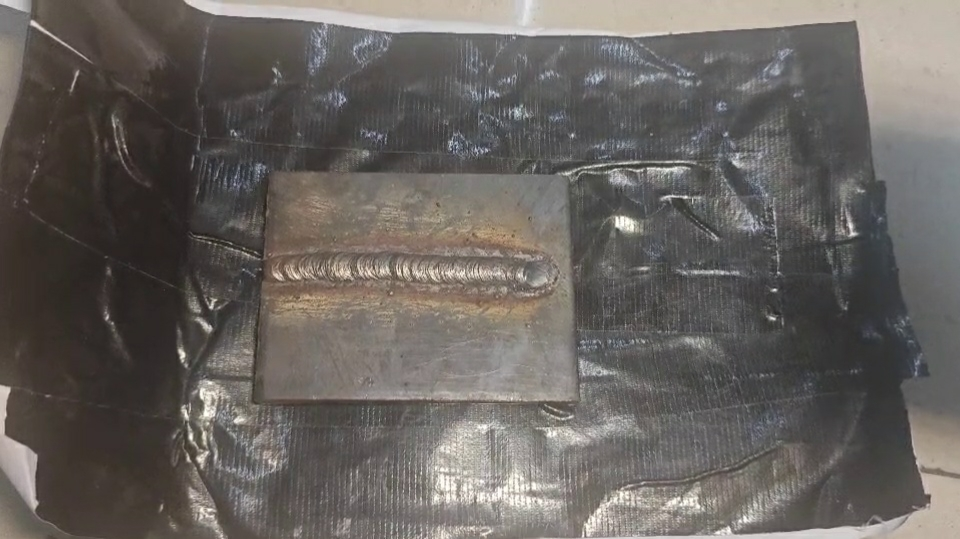
#> input picture 3dgs/data/ruler/images/frame_0002.jpg, 960 x 539 px; its folder holds only this picture in this run
$ python -i kuandu_jiance_qiqi.py   (imports and definitions only)
#> lines starting #> are read from the running program, lines starting #| are printed output that depends on the picture
# -*- coding: utf-8 -*-
"""
焊缝宽度检测模块
基于颜色规律的精确焊缝检测
"""

import cv2
import numpy as np
from typing import Dict, Optional, Tuple

# 暗-亮-暗连续性验证：在候选行两侧 [_NEAR..._FAR] 像素带里取均值，
# 焊缝行至少比这两段亮 _MIN_CONTRAST，否则视为孤立亮斑（反光带、飞溅）
_NEAR_OFFSET = 10
_FAR_OFFSET = 20
_MIN_CONTRAST = 25
# 验证失败时最多回退看前 N 个候选
_MAX_CANDIDATES = 5


def _pick_best_row(row_brightness: np.ndarray, fusion_score: np.ndarray) -> Tuple[int, int]:
    """按 fusion_score 降序找第一个通过暗-亮-暗连续性的行；都没过就退回最亮行。

    返回 (best_y, rejected_count)。rejected_count 是被暗-亮-暗筛掉的候选数，
    透传到 MJPEG 角标可视化，方便观察拟态过滤的实际工作量。
    """
    region_height = len(row_brightness)
    if region_height < 2 * _FAR_OFFSET + 1:
        # 搜索带太窄不足以做两侧采样，直接最亮
        return int(np.argmax(fusion_score)), 0

    candidates = np.argsort(fusion_score)[::-1][:_MAX_CANDIDATES]
    rejected = 0
    for cand in candidates:
        if cand < _FAR_OFFSET or cand >= region_height - _FAR_OFFSET:
            rejected += 1
            continue
        center_b = row_brightness[cand]
        above = row_brightness[cand - _FAR_OFFSET : cand - _NEAR_OFFSET].mean()
        below = row_brightness[cand + _NEAR_OFFSET + 1 : cand + _FAR_OFFSET + 1].mean()
        if center_b - above >= _MIN_CONTRAST and center_b - below >= _MIN_CONTRAST:
            return int(cand), rejected
        rejected += 1
    return int(np.argmax(fusion_score)), rejected


# 未标定兜底时的假设画面高度（cm），仅用于让宽度模块仍能跑出一个数；
# 任何依赖 mm 数值的判定都必须先看返回 dict 里的 calibrated 标志。
FALLBACK_IMAGE_HEIGHT_CM = 15.0


# 逐列采样找焊缝参数：沿 X 轴每 _COL_STEP 像素取一列，每列独立用 FWHM 找上下边界。
# 比"找一行最亮"鲁棒得多：单列噪声被多列平均抹掉，倾斜 / 弯曲焊缝也能贴合走向。
_COL_STEP = 30
_FWHM_RATIO = 0.5            # 半高全宽：peak * 0.5 作为上下边界阈值
_MIN_PEAK_BRIGHTNESS = 50    # 列内峰值太暗就当这列没焊缝；放宽到 50 兼容暗淡焊缝
_MIN_VALID_COLUMNS = 4       # 至少 4 列收敛才算找到焊缝；放宽到 4 兼容焊缝短的情况
_OUTLIER_CENTER_PX_RATIO = 0.04   # 列中心 y 偏离中位数超过帧高 * 这个比例剔除
_OUTLIER_THICK_RATIO = 0.6   # 列厚度偏离中位数超过这个比例剔除
# 焊缝粗定位的行均值平滑窗口：避免列 argmax 被画面其他亮区（充电宝、反光带）干扰。
# 整图行均值 → 平滑 → argmax 得到焊缝大致 Y 中心，然后列采样只在中心 ±band_radius 范围内
_ROW_SMOOTH_WIN = 31
# 默认搜索带半径（pixels_per_mm 可用时按 max_weld_mm * pixels_per_mm 计算覆盖物理厚度）
_DEFAULT_BAND_HEIGHT_RATIO = 0.15  # 帧高 15% 作 fallback 半径


# [144 lines left out: function detect_along_columns, not called in this run]


class PreciseWeldDetector:

    def __init__(
        self,
        debug: bool = False,
        image_height_cm: Optional[float] = None,
        pixels_per_mm: Optional[float] = None,
    ):
        self.debug = debug
        # pixels_per_mm 来自摄像头标定，存在时直接用；为 None 时退回
        # "假设画面高度 = image_height_cm" 的旧估算，输出标记 calibrated=False
        self.image_height_cm = image_height_cm if image_height_cm is not None else FALLBACK_IMAGE_HEIGHT_CM
        self.pixels_per_mm = pixels_per_mm
        if pixels_per_mm is None:
            print(
                f"[WARN] PreciseWeldDetector 未标定：假设画面高度 {self.image_height_cm:.1f}cm 估算 mm，"
                "结果带 calibrated=False；请走 /calibration 标定后才能当真实测量值用"
            )

    # [14 lines left out: function detect_columns, not called in this run]

    def enhanced_weld_detection(
        self,
        image: np.ndarray,
        roi_bbox: Optional[Tuple[int, int, int, int]] = None,
    ) -> Dict:
        """[legacy] 亮度梯度找焊缝行；roi_bbox 给定时只在该 y 区间里搜，没给就退回中心 1/3。

        保留作 fallback：新的 detect_columns 在某些图上不收敛时仍能跑出一个数。
        """
        height, width = image.shape[:2]
#> height = 539; width = 960

        if roi_bbox is not None:
            _, by1, _, by2 = roi_bbox
            top = max(0, int(by1))
            bottom = min(height, int(by2))
            if bottom - top < 3:
                # ROI 太窄就当 ROI 没建立
                roi_bbox = None
        if roi_bbox is None:
            center_y = height // 2
#> center_y = 269
            search_height = height // 3
#> search_height = 179
            top = max(0, center_y - search_height // 2)
#> top = 180
            bottom = min(height, center_y + search_height // 2)
#> bottom = 358

        center_region = image[top:bottom, :]
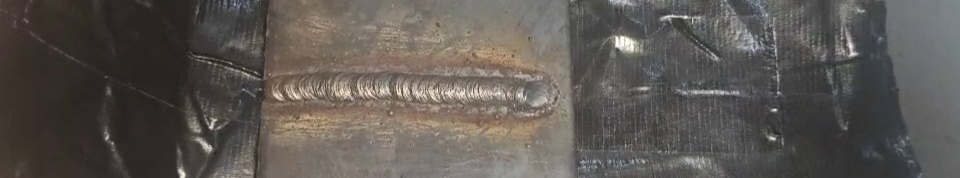
#> center_region: shape (178, 960, 3); mean R, G, B 93.4, 88.3, 83.7
        gray = cv2.cvtColor(center_region, cv2.COLOR_RGB2GRAY)
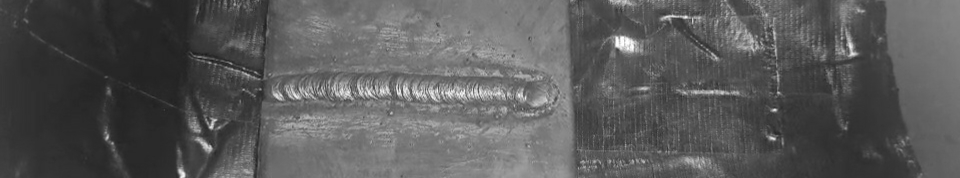
#> gray: shape (178, 960); min 27, max 254, mean 89.3

        # 每行平均亮度 + 梯度强度，融合作为"焊缝可能性"评分
        row_brightness = np.mean(gray, axis=1)
#> row_brightness = 178 values, max 103.1 at index 93, min 81.11 at index 107, mean 89.3
        row_gradient = np.gradient(row_brightness)
#> row_gradient = 178 values, max 2.8 at index 86, min -3.64 at index 95, mean -0.0173
        fusion_score = row_brightness * np.abs(row_gradient)
#> fusion_score = 178 values, max 350.9 at index 95, min 0.735 at index 112, mean 57.83

        # 暗-亮-暗连续性筛选，过滤孤立亮斑（反光、飞溅）
        best_y, rejected_count = _pick_best_row(row_brightness, fusion_score)
#> in _pick_best_row, `region_height = len(row_brightness)`: region_height = 178
#> in _pick_best_row, `candidates = np.argsort(fusion_score)[::-1][:_MAX_CANDIDATES]`: candidates = [95, 94, 96, 97, 90]
#> the loop in _pick_best_row, `for cand in candidates:` made 5 passes
#> (cand, center_b, above, below) on passes 1 to 5: (95, 96.36, 83.26, 82.87), (94, 100.1, 83.3, 82.75), (96, 92.85, 83.36, 83.16), (97, 89.76, 83.89, 83.55), (90, 98.12, 84.32, 82.42)
#> after the loop in _pick_best_row, `for cand in candidates:`: rejected = 5
#> best_y = 95; rejected_count = 5
        best_score = fusion_score[best_y]
#> best_score = 350.9

        actual_y = top + best_y
#> actual_y = 275

        min_thickness_cm = 0.5
        if self.pixels_per_mm is not None:
            pixels_per_cm = self.pixels_per_mm * 10.0
        else:
            pixels_per_cm = height / self.image_height_cm
#> pixels_per_cm = 35.93
        min_thickness_pixels = int(min_thickness_cm * pixels_per_cm)
#> min_thickness_pixels = 17

        # 搜索半径按真实物理宽度上限算，避免硬编码 ±12 像素把宽度上限锁死：
        # 之前死磕 ±12，遇到标定 pixels_per_mm≈5 时无论真实多宽都被夹在 5mm 以内。
        # 真实焊缝 1-15mm，留 1.5 倍裕量按 22mm 上限去找两侧暗带。
        max_half_search_mm = 22.0 / 2.0
        search_radius_px = max(12, int(max_half_search_mm * pixels_per_cm / 10.0))
#> search_radius_px = 39

        thickness_top = actual_y
#> thickness_top = 275
        thickness_bottom = actual_y
#> thickness_bottom = 275

        # 5% 银白色门槛：焊缝中线两侧的余高带银亮像素占比通常 > 5%，再低就当背景
        for dy in range(-search_radius_px, 0):
            check_y = actual_y + dy
            if 0 <= check_y < height:
                row = cv2.cvtColor(image[check_y : check_y + 1, :], cv2.COLOR_RGB2GRAY)[
                    0
                ]
                bright_ratio = np.sum(row > 120) / width

                if bright_ratio > 0.05:
                    thickness_top = check_y
                else:
                    break
#> this loop made 39 passes
#> bright_ratio on passes 1 to 12: 0.207, 0.184, 0.175, 0.18, 0.165, 0.141, 0.143, 0.131, 0.114, 0.114, 0.142, 0.154

        for dy in range(1, search_radius_px + 1):
            check_y = actual_y + dy
            if 0 <= check_y < height:
                row = cv2.cvtColor(image[check_y : check_y + 1, :], cv2.COLOR_RGB2GRAY)[
                    0
                ]
                bright_ratio = np.sum(row > 120) / width

                if bright_ratio > 0.05:
                    thickness_bottom = check_y
                else:
                    break
#> this loop made 39 passes
#> bright_ratio on passes 1 to 12: 0.226, 0.214, 0.191, 0.156, 0.131, 0.122, 0.11, 0.114, 0.14, 0.132, 0.108, 0.0948

        thickness = thickness_bottom - thickness_top + 1
#> thickness = 41

        # 物理上焊缝再细也得有 0.5cm，宽度上下限收缩到这个最小值，避免边界搜索误判带来异常
        if thickness < min_thickness_pixels:
            half_min = min_thickness_pixels // 2
            thickness_top = max(0, actual_y - half_min)
            thickness_bottom = min(height - 1, actual_y + half_min)
            thickness = thickness_bottom - thickness_top + 1

        thickness_cm = float(thickness / pixels_per_cm)
#> thickness_cm = 1.14
        thickness_mm = float(thickness_cm * 10)
#> thickness_mm = 11.41

        return {
            "center_y": int(actual_y),
            "top_y": int(thickness_top),
            "bottom_y": int(thickness_bottom),
            "thickness": int(thickness),
            "thickness_cm": thickness_cm,
            "thickness_mm": thickness_mm,
            "pixels_per_cm": float(pixels_per_cm),
            "fusion_score": float(best_score),
            "width": int(width),
            "found": bool(best_score > 0.01),
            "calibrated": bool(self.pixels_per_mm is not None),
            "rejected_count": int(rejected_count),
        }

    # [12 lines left out: function _get_max_continuous_length, not called in this run]

>>> import cv2
>>> picture = cv2.cvtColor(cv2.imread('../../../3dgs/data/ruler/images/frame_0002.jpg'), cv2.COLOR_BGR2RGB)
>>> result = PreciseWeldDetector().enhanced_weld_detection(picture)
#> result = 12 items

$ run again, on 3dgs/data/ruler/images/frame_0003.jpg
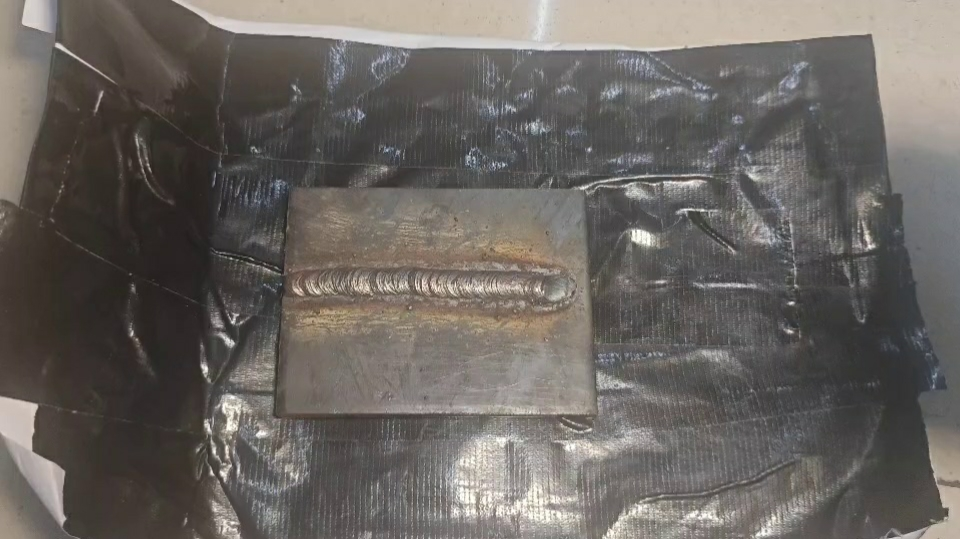
#> input picture 3dgs/data/ruler/images/frame_0003.jpg, 960 x 539 px
#> in enhanced_weld_detection, `center_region = image[top:bottom, :]`:
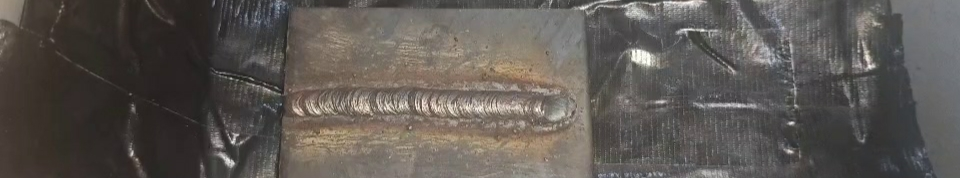
#> center_region: shape (178, 960, 3); mean R, G, B 93.6, 88.5, 83.8
#> in enhanced_weld_detection, `gray = cv2.cvtColor(center_region, cv2.COLOR_RGB2GRAY)`:
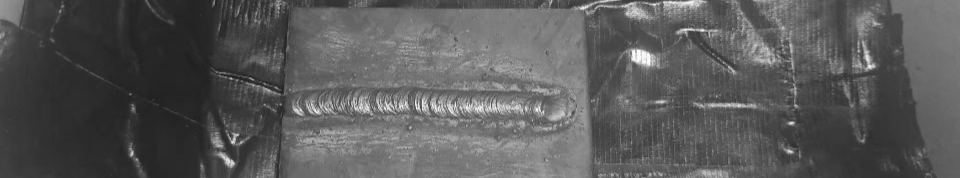
#> gray: shape (178, 960); min 26, max 254, mean 89.5
#> row_brightness = 178 values, max 101.9 at index 106, min 80.88 at index 92, mean 89.49
#> row_gradient = 178 values, max 3.33 at index 103, min -3.16 at index 111, mean 0.0462
#> fusion_score = 178 values, max 317.5 at index 103, min 0.0432 at index 124, mean 62.51
#> region_height = 178
#> candidates = [103, 104, 110, 8, 111]
#> the loop in _pick_best_row, `for cand in candidates:` made 5 passes
#> cand on pass 4: 8
#> after the loop in _pick_best_row, `for cand in candidates:`: rejected = 5
#> best_y = 103; rejected_count = 5
#> best_score = 317.5
#> actual_y = 283
#> the loop in enhanced_weld_detection, `for dy in range(-search_radius_px, 0):` made 39 passes
#> bright_ratio on passes 1 to 8: 0.24, 0.232, 0.247, 0.257, 0.233, 0.217, 0.19, 0.192
#> the loop in enhanced_weld_detection, `for dy in range(1, search_radius_px + 1):` made 39 passes
#> bright_ratio on passes 1 to 8: 0.299, 0.316, 0.314, 0.296, 0.271, 0.27, 0.247, 0.217
#> thickness = 41
#> thickness_cm = 1.14
#> thickness_mm = 11.41
#> result = 12 items

$ run again, on 3dgs/data/ruler/images/frame_0006.jpg
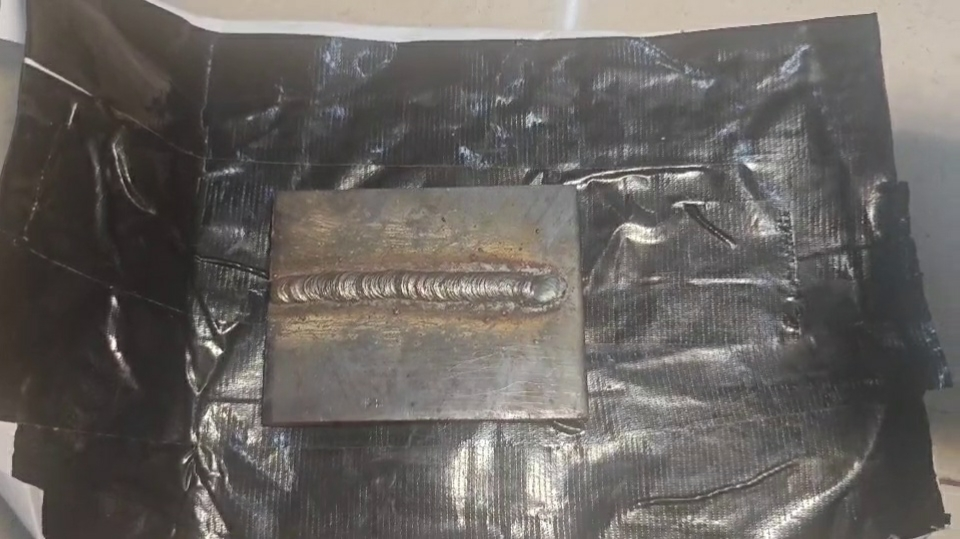
#> input picture 3dgs/data/ruler/images/frame_0006.jpg, 960 x 539 px
#> in enhanced_weld_detection, `center_region = image[top:bottom, :]`:
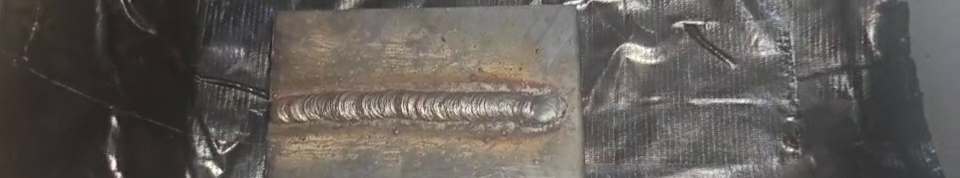
#> center_region: shape (178, 960, 3); mean R, G, B 97.3, 92.4, 88
#> in enhanced_weld_detection, `gray = cv2.cvtColor(center_region, cv2.COLOR_RGB2GRAY)`:
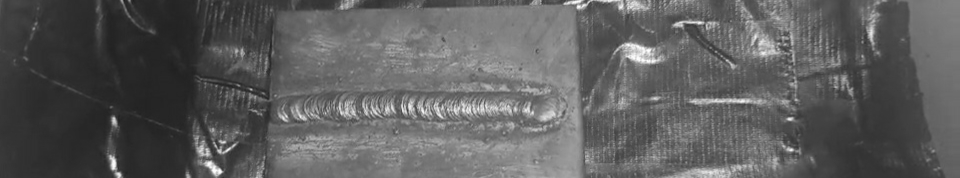
#> gray: shape (178, 960); min 29, max 254, mean 93.4
#> row_brightness = 178 values, max 102.8 at index 53, min 84.71 at index 92, mean 93.38
#> row_gradient = 178 values, max 4.02 at index 98, min -2.91 at index 91, mean 0.0483
#> fusion_score = 178 values, max 368.1 at index 98, min 1.13 at index 127, mean 62.83
#> region_height = 178
#> candidates = [98, 99, 91, 97, 114]
#> the loop in _pick_best_row, `for cand in candidates:` made 5 passes
#> (cand, center_b, above, below) on passes 1 to 5: (98, 91.62, 88.27, 93.94), (99, 95.92, 88.44, 92.73), (91, 87.47, 89.1, 97.54), (97, 87.88, 88.17, 95.09), (114, 93.85, 92.39, 87.16)
#> after the loop in _pick_best_row, `for cand in candidates:`: rejected = 5
#> best_y = 98; rejected_count = 5
#> best_score = 368.1
#> actual_y = 278
#> the loop in enhanced_weld_detection, `for dy in range(-search_radius_px, 0):` made 39 passes
#> bright_ratio on passes 1 to 8: 0.272, 0.279, 0.278, 0.272, 0.263, 0.245, 0.223, 0.224
#> the loop in enhanced_weld_detection, `for dy in range(1, search_radius_px + 1):` made 39 passes
#> bright_ratio on passes 1 to 8: 0.268, 0.277, 0.29, 0.296, 0.289, 0.269, 0.265, 0.274
#> thickness = 41
#> thickness_cm = 1.14
#> thickness_mm = 11.41
#> result = 12 items
